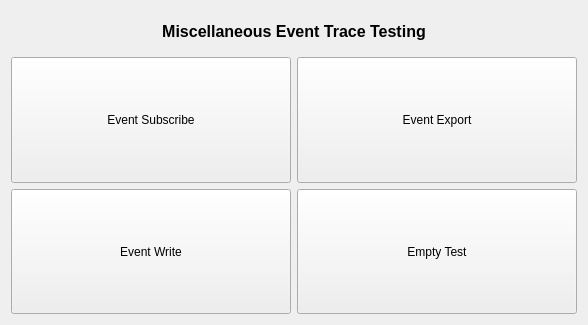
<?xml version="1.0" encoding="UTF-8"?>
<ui version="4.0">
 <class>MiscellaneousEventTrace</class>
 <widget class="MiscellaneousBase" name="MiscellaneousEventTrace">
  <property name="geometry">
   <rect>
    <x>0</x>
    <y>0</y>
    <width>588</width>
    <height>325</height>
   </rect>
  </property>
  <property name="windowTitle">
   <string>MiscellaneousEventTrace</string>
  </property>
  <layout class="QVBoxLayout" name="verticalLayout">
   <item>
    <widget class="QLabel" name="lbTitle">
     <property name="minimumSize">
      <size>
       <width>0</width>
       <height>40</height>
      </size>
     </property>
     <property name="font">
      <font>
       <pointsize>12</pointsize>
       <weight>75</weight>
       <bold>true</bold>
      </font>
     </property>
     <property name="text">
      <string>Miscellaneous Event Trace Testing</string>
     </property>
     <property name="alignment">
      <set>Qt::AlignCenter</set>
     </property>
    </widget>
   </item>
   <item>
    <layout class="QGridLayout" name="gridLayout">
     <item row="1" column="1">
      <widget class="QPushButton" name="btnEmptyTest">
       <property name="sizePolicy">
        <sizepolicy hsizetype="Expanding" vsizetype="Expanding">
         <horstretch>0</horstretch>
         <verstretch>0</verstretch>
        </sizepolicy>
       </property>
       <property name="text">
        <string>Empty Test</string>
       </property>
      </widget>
     </item>
     <item row="0" column="0">
      <widget class="QPushButton" name="btnEventSubscript">
       <property name="sizePolicy">
        <sizepolicy hsizetype="Expanding" vsizetype="Expanding">
         <horstretch>0</horstretch>
         <verstretch>0</verstretch>
        </sizepolicy>
       </property>
       <property name="minimumSize">
        <size>
         <width>140</width>
         <height>30</height>
        </size>
       </property>
       <property name="text">
        <string>Event Subscribe</string>
       </property>
      </widget>
     </item>
     <item row="0" column="1">
      <widget class="QPushButton" name="btnEventExport">
       <property name="sizePolicy">
        <sizepolicy hsizetype="Expanding" vsizetype="Expanding">
         <horstretch>0</horstretch>
         <verstretch>0</verstretch>
        </sizepolicy>
       </property>
       <property name="text">
        <string>Event Export</string>
       </property>
      </widget>
     </item>
     <item row="1" column="0">
      <widget class="QPushButton" name="btnEventWrite">
       <property name="sizePolicy">
        <sizepolicy hsizetype="Expanding" vsizetype="Expanding">
         <horstretch>0</horstretch>
         <verstretch>0</verstretch>
        </sizepolicy>
       </property>
       <property name="text">
        <string>Event Write</string>
       </property>
      </widget>
     </item>
    </layout>
   </item>
  </layout>
 </widget>
 <layoutdefault spacing="6" margin="11"/>
 <customwidgets>
  <customwidget>
   <class>MiscellaneousBase</class>
   <extends>QWidget</extends>
   <header>MiscellaneousBase.h</header>
   <container>1</container>
  </customwidget>
 </customwidgets>
 <resources/>
 <connections/>
</ui>
